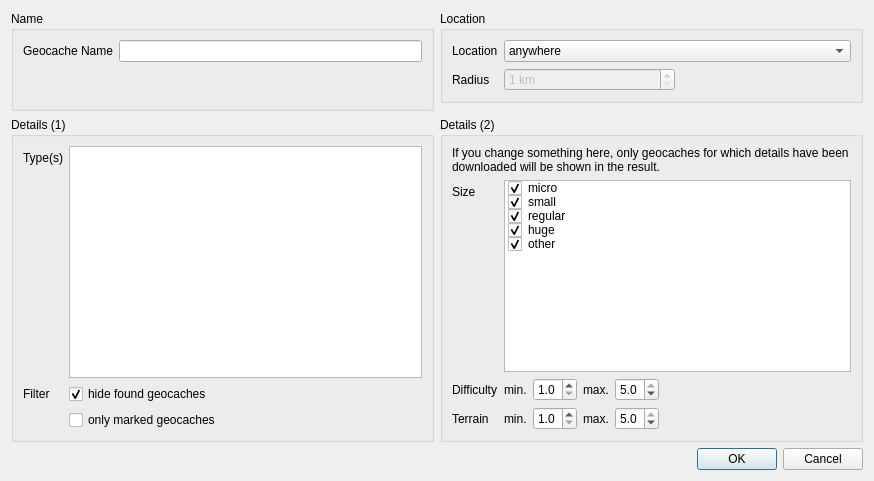
<?xml version="1.0" encoding="UTF-8"?>
<ui version="4.0">
 <class>SearchGeocachesDialog</class>
 <widget class="QDialog" name="SearchGeocachesDialog">
  <property name="geometry">
   <rect>
    <x>0</x>
    <y>0</y>
    <width>874</width>
    <height>481</height>
   </rect>
  </property>
  <property name="windowTitle">
   <string>Search Geocaches</string>
  </property>
  <layout class="QGridLayout" name="gridLayout">
   <item row="0" column="0" rowspan="2">
    <widget class="QGroupBox" name="groupBox">
     <property name="title">
      <string>Name</string>
     </property>
     <layout class="QFormLayout" name="formLayout_4">
      <item row="0" column="0">
       <widget class="QLabel" name="label">
        <property name="frameShape">
         <enum>QFrame::NoFrame</enum>
        </property>
        <property name="text">
         <string>Geocache Name</string>
        </property>
       </widget>
      </item>
      <item row="0" column="1">
       <widget class="QLineEdit" name="lineEditName"/>
      </item>
     </layout>
    </widget>
   </item>
   <item row="6" column="0" colspan="2">
    <widget class="QDialogButtonBox" name="dialogButtonBox">
     <property name="orientation">
      <enum>Qt::Horizontal</enum>
     </property>
     <property name="standardButtons">
      <set>QDialogButtonBox::Cancel|QDialogButtonBox::Ok</set>
     </property>
    </widget>
   </item>
   <item row="2" column="1" rowspan="2">
    <widget class="QGroupBox" name="groupBox_4">
     <property name="title">
      <string>Details (2)</string>
     </property>
     <layout class="QFormLayout" name="formLayout_3">
      <property name="fieldGrowthPolicy">
       <enum>QFormLayout::ExpandingFieldsGrow</enum>
      </property>
      <item row="0" column="0" colspan="2">
       <widget class="QLabel" name="label_10">
        <property name="text">
         <string>If you change something here, only geocaches for which details have been downloaded will be shown in the result.</string>
        </property>
        <property name="wordWrap">
         <bool>true</bool>
        </property>
       </widget>
      </item>
      <item row="1" column="0">
       <widget class="QLabel" name="label_4">
        <property name="text">
         <string>Size</string>
        </property>
       </widget>
      </item>
      <item row="1" column="1">
       <widget class="QListWidget" name="listWidgetSize">
        <item>
         <property name="text">
          <string>micro</string>
         </property>
         <property name="checkState">
          <enum>Checked</enum>
         </property>
        </item>
        <item>
         <property name="text">
          <string>small</string>
         </property>
         <property name="checkState">
          <enum>Checked</enum>
         </property>
        </item>
        <item>
         <property name="text">
          <string>regular</string>
         </property>
         <property name="checkState">
          <enum>Checked</enum>
         </property>
        </item>
        <item>
         <property name="text">
          <string>huge</string>
         </property>
         <property name="checkState">
          <enum>Checked</enum>
         </property>
        </item>
        <item>
         <property name="text">
          <string>other</string>
         </property>
         <property name="checkState">
          <enum>Checked</enum>
         </property>
        </item>
       </widget>
      </item>
      <item row="2" column="0">
       <widget class="QLabel" name="label_7">
        <property name="text">
         <string>Difficulty</string>
        </property>
       </widget>
      </item>
      <item row="2" column="1">
       <layout class="QHBoxLayout" name="horizontalLayout_2">
        <item>
         <widget class="QLabel" name="label_12">
          <property name="text">
           <string>min.</string>
          </property>
         </widget>
        </item>
        <item>
         <widget class="QDoubleSpinBox" name="doubleSpinBoxDifficultyMin">
          <property name="buttonSymbols">
           <enum>QAbstractSpinBox::UpDownArrows</enum>
          </property>
          <property name="correctionMode">
           <enum>QAbstractSpinBox::CorrectToNearestValue</enum>
          </property>
          <property name="prefix">
           <string/>
          </property>
          <property name="decimals">
           <number>1</number>
          </property>
          <property name="minimum">
           <double>1.000000000000000</double>
          </property>
          <property name="maximum">
           <double>5.000000000000000</double>
          </property>
          <property name="singleStep">
           <double>0.500000000000000</double>
          </property>
         </widget>
        </item>
        <item>
         <widget class="QLabel" name="label_11">
          <property name="text">
           <string>max.</string>
          </property>
         </widget>
        </item>
        <item>
         <widget class="QDoubleSpinBox" name="doubleSpinBoxDifficultyMax">
          <property name="decimals">
           <number>1</number>
          </property>
          <property name="minimum">
           <double>1.000000000000000</double>
          </property>
          <property name="maximum">
           <double>5.000000000000000</double>
          </property>
          <property name="singleStep">
           <double>0.500000000000000</double>
          </property>
          <property name="value">
           <double>5.000000000000000</double>
          </property>
         </widget>
        </item>
       </layout>
      </item>
      <item row="3" column="0">
       <widget class="QLabel" name="label_8">
        <property name="text">
         <string>Terrain</string>
        </property>
       </widget>
      </item>
      <item row="3" column="1">
       <layout class="QHBoxLayout" name="horizontalLayout_3">
        <item>
         <widget class="QLabel" name="label_13">
          <property name="text">
           <string>min.</string>
          </property>
         </widget>
        </item>
        <item>
         <widget class="QDoubleSpinBox" name="doubleSpinBoxTerrainMin">
          <property name="decimals">
           <number>1</number>
          </property>
          <property name="minimum">
           <double>1.000000000000000</double>
          </property>
          <property name="maximum">
           <double>5.000000000000000</double>
          </property>
          <property name="singleStep">
           <double>0.500000000000000</double>
          </property>
         </widget>
        </item>
        <item>
         <widget class="QLabel" name="label_14">
          <property name="text">
           <string>max.</string>
          </property>
         </widget>
        </item>
        <item>
         <widget class="QDoubleSpinBox" name="doubleSpinBoxTerrainMax">
          <property name="decimals">
           <number>1</number>
          </property>
          <property name="minimum">
           <double>1.000000000000000</double>
          </property>
          <property name="maximum">
           <double>5.000000000000000</double>
          </property>
          <property name="singleStep">
           <double>0.500000000000000</double>
          </property>
          <property name="value">
           <double>5.000000000000000</double>
          </property>
         </widget>
        </item>
       </layout>
      </item>
     </layout>
    </widget>
   </item>
   <item row="0" column="1">
    <widget class="QGroupBox" name="groupBox_2">
     <property name="title">
      <string>Location</string>
     </property>
     <layout class="QFormLayout" name="formLayout">
      <item row="0" column="0">
       <widget class="QLabel" name="label_2">
        <property name="text">
         <string>Location</string>
        </property>
       </widget>
      </item>
      <item row="0" column="1">
       <widget class="QComboBox" name="comboBoxLocation">
        <item>
         <property name="text">
          <string>anywhere</string>
         </property>
        </item>
        <item>
         <property name="text">
          <string>around my position</string>
         </property>
        </item>
        <item>
         <property name="text">
          <string>around the current map center</string>
         </property>
        </item>
       </widget>
      </item>
      <item row="2" column="0">
       <widget class="QLabel" name="label_3">
        <property name="text">
         <string>Radius</string>
        </property>
       </widget>
      </item>
      <item row="2" column="1">
       <layout class="QHBoxLayout" name="horizontalLayout_4">
        <item>
         <widget class="QSpinBox" name="spinBoxRadius">
          <property name="enabled">
           <bool>false</bool>
          </property>
          <property name="suffix">
           <string> km</string>
          </property>
          <property name="minimum">
           <number>1</number>
          </property>
          <property name="maximum">
           <number>100</number>
          </property>
          <property name="singleStep">
           <number>2</number>
          </property>
         </widget>
        </item>
        <item>
         <widget class="QLabel" name="labelLocation">
          <property name="text">
           <string/>
          </property>
         </widget>
        </item>
       </layout>
      </item>
     </layout>
    </widget>
   </item>
   <item row="2" column="0" rowspan="2">
    <widget class="QGroupBox" name="groupBox_3">
     <property name="title">
      <string>Details (1)</string>
     </property>
     <layout class="QFormLayout" name="formLayout_2">
      <property name="fieldGrowthPolicy">
       <enum>QFormLayout::ExpandingFieldsGrow</enum>
      </property>
      <item row="1" column="0">
       <widget class="QLabel" name="label_5">
        <property name="text">
         <string>Type(s)</string>
        </property>
       </widget>
      </item>
      <item row="1" column="1">
       <widget class="QListWidget" name="listWidgetType"/>
      </item>
      <item row="3" column="0">
       <widget class="QLabel" name="label_6">
        <property name="text">
         <string>Filter</string>
        </property>
       </widget>
      </item>
      <item row="3" column="1">
       <layout class="QHBoxLayout" name="horizontalLayout">
        <item>
         <widget class="QCheckBox" name="checkBoxHideFound">
          <property name="text">
           <string>hide found geocaches</string>
          </property>
          <property name="checked">
           <bool>true</bool>
          </property>
         </widget>
        </item>
       </layout>
      </item>
      <item row="4" column="1">
       <layout class="QVBoxLayout" name="verticalLayout">
        <item>
         <widget class="QCheckBox" name="checkBoxShowOnlyMarked">
          <property name="text">
           <string>only marked geocaches</string>
          </property>
         </widget>
        </item>
       </layout>
      </item>
     </layout>
    </widget>
   </item>
  </layout>
 </widget>
 <resources/>
 <connections>
  <connection>
   <sender>dialogButtonBox</sender>
   <signal>accepted()</signal>
   <receiver>SearchGeocachesDialog</receiver>
   <slot>accept()</slot>
   <hints>
    <hint type="sourcelabel">
     <x>248</x>
     <y>254</y>
    </hint>
    <hint type="destinationlabel">
     <x>157</x>
     <y>274</y>
    </hint>
   </hints>
  </connection>
  <connection>
   <sender>dialogButtonBox</sender>
   <signal>rejected()</signal>
   <receiver>SearchGeocachesDialog</receiver>
   <slot>reject()</slot>
   <hints>
    <hint type="sourcelabel">
     <x>316</x>
     <y>260</y>
    </hint>
    <hint type="destinationlabel">
     <x>286</x>
     <y>274</y>
    </hint>
   </hints>
  </connection>
 </connections>
</ui>
